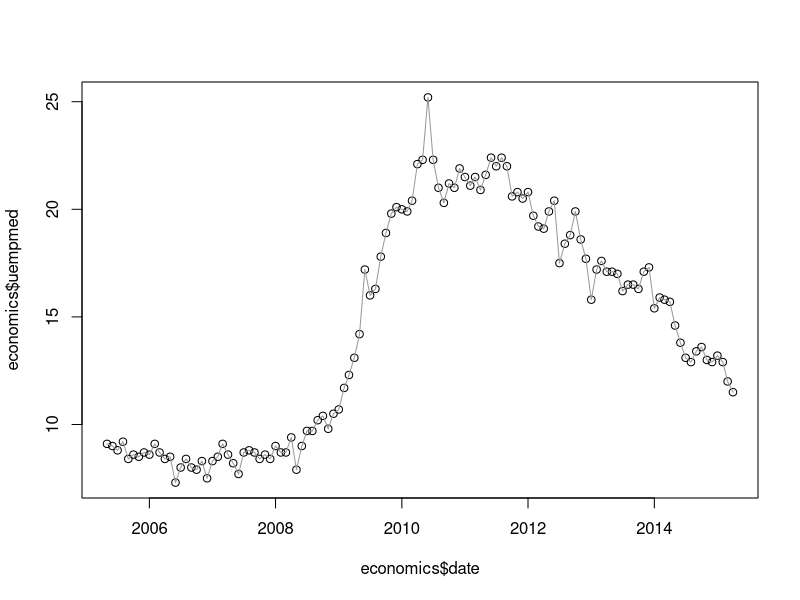
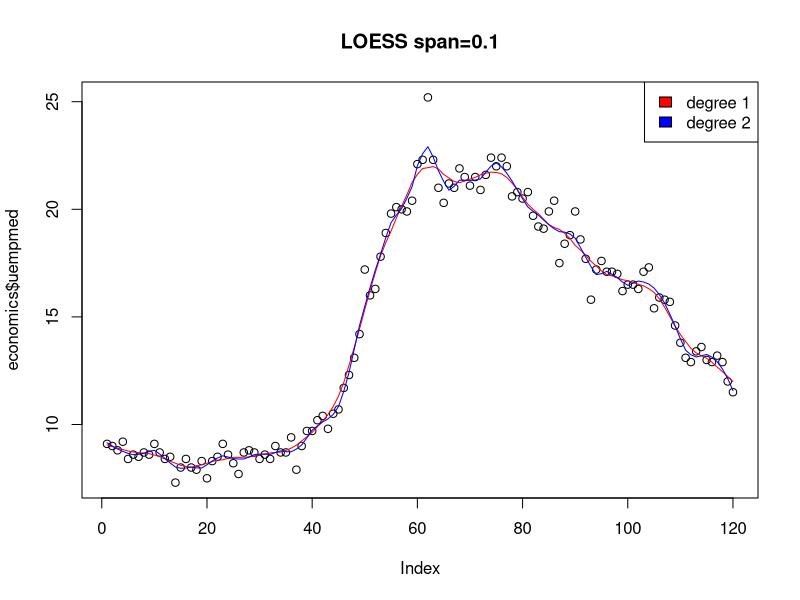
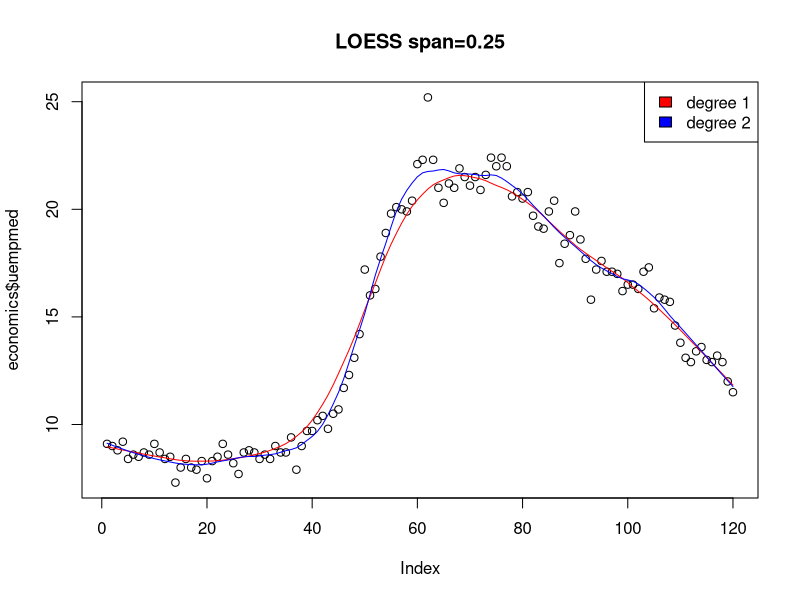
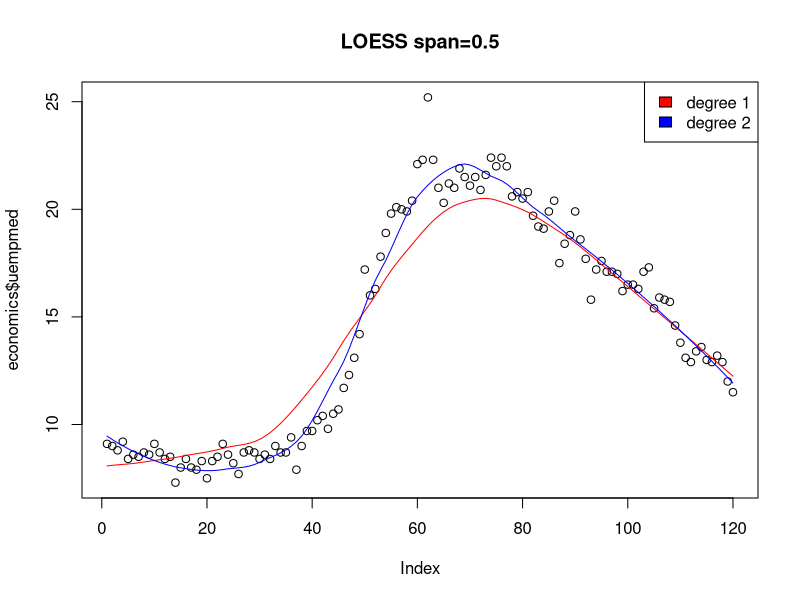
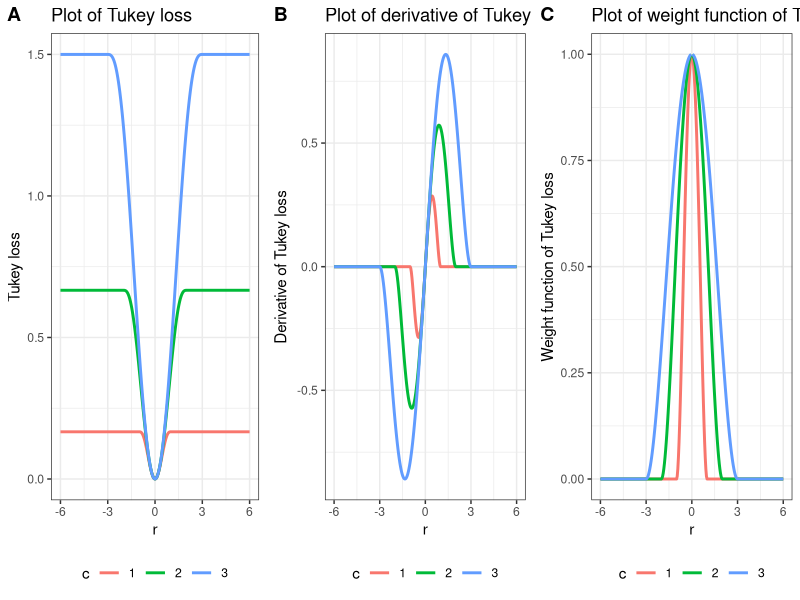
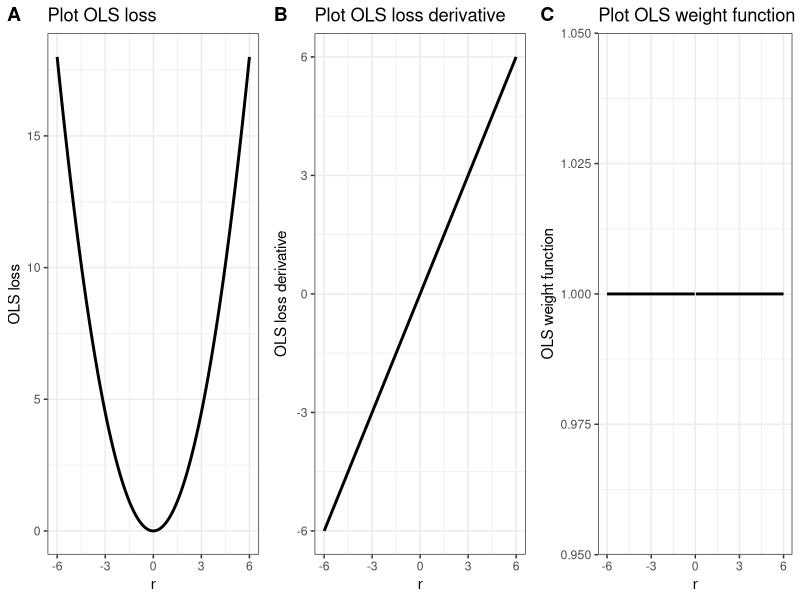
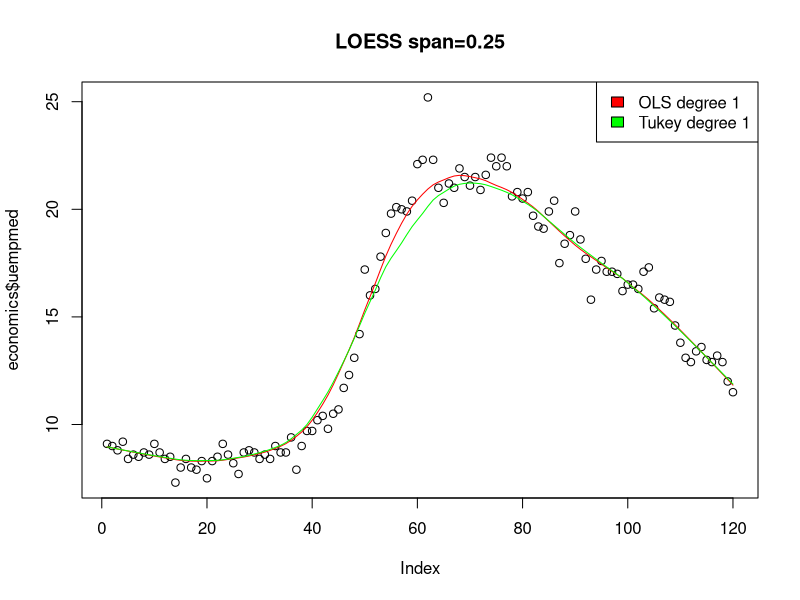
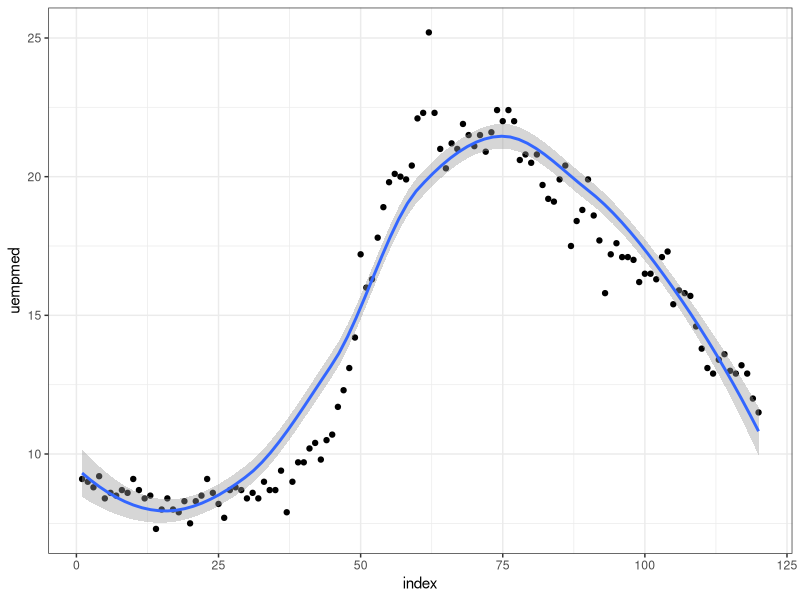

These charts were generated, in order, by the following R code:
## ---- chunk 1
knitr::opts_chunk$set(echo = TRUE)
knitr::opts_chunk$set(warning = FALSE, message = FALSE) # just to clean the pdf files, not recommended in practice!
## ---- chunk 2
library(tidyverse)  # for data manipulation and visualization
library(ggplot2)    # for plots
## ---- chunk 3
data(economics)
help(economics)
head(economics)
dim(economics)
## ---- chunk 4

# first note that 
dim(economics)[1] == nrow(economics)

# subset the data
economics <- economics[(nrow(economics)-119):nrow(economics),]
dim(economics)
plot(economics$date, economics$uempmed)
lines(economics$date, economics$uempmed, col='grey60')

## ---- chunk 5
economics$index <- 1:120
## ---- chunk 6
help(loess)
## ---- chunk 7
loess1_10 <- loess(uempmed ~ index, data = economics, span = 0.1, degree=1) 
loess2_10 <- loess(uempmed ~ index, data = economics, span = 0.1, degree=2) 
plot(economics$uempmed, main="LOESS span=0.1")
lines(predict(loess1_10), col='red')
lines(predict(loess2_10), col='blue')
legend("topright", fill = c("red","blue"), 
       legend = c("degree 1", "degree 2"))

# span=0.25
loess1_25 <- loess(uempmed ~ index, data = economics, span = 0.25, degree=1) 
loess2_25 <- loess(uempmed ~ index, data = economics, span = 0.25, degree=2) 
plot(economics$uempmed, main="LOESS span=0.25")
lines(predict(loess1_25), col='red')
lines(predict(loess2_25), col='blue')
legend("topright", fill = c("red","blue"), 
       legend = c("degree 1", "degree 2"))

# span=0.5
loess1_50 <- loess(uempmed ~ index, data = economics, span = 0.5, degree=1) 
loess2_50 <- loess(uempmed ~ index, data = economics, span = 0.5, degree=2) 
plot(economics$uempmed, main="LOESS span=0.5")
lines(predict(loess1_50), col='red')
lines(predict(loess2_50), col='blue')
legend("topright", fill = c("red","blue"), 
       legend = c("degree 1", "degree 2"))

## ---- chunk 8

library(ggpubr) # to create subpanels within a figure

tukey_loss <- function(r, c) {
  ifelse(abs(r) <= c,
         c^2 / 6 * (1 - (1 - (r / c)^2)^3),
         c^2 / 6)
}
tukey_loss_derivative <- function(r, c) {
  ifelse(abs(r) <= c,
         r * (1 - (r / c)^2)^2,
         0)
}


r <- seq(-6, 6, length.out = 301)
c <- 1:3

# plot of tukey loss
library(ggplot2)
theme_set(theme_bw())
loss_df <- data.frame(
  r = rep(r, times = length(c)),
  loss = unlist(lapply(c, function(x) tukey_loss(r, x))),
  c = rep(c, each = length(r))
)
p1 <- ggplot(loss_df, aes(x = r, y = loss, col = factor(c))) +
  geom_line(size=1) +
  labs(title = "Plot of Tukey loss", y = "Tukey loss",
       col = "c") +
  theme(legend.position = "bottom")

# plot of tukey loss derivative
loss_deriv_df <- data.frame(
  r = rep(r, times = length(c)),
  loss_deriv = unlist(lapply(c, function(x) tukey_loss_derivative(r, x))),
  c = rep(c, each = length(r))
)
p2 <- ggplot(loss_deriv_df, aes(x = r, y = loss_deriv, col = factor(c))) +
  geom_line(size=1) +
  labs(title = "Plot of derivative of Tukey loss", y = "Derivative of Tukey loss",
       col = "c") +
  theme(legend.position = "bottom")

# plot of tukey loss weight function
p3 <- ggplot(loss_deriv_df, aes(x = r, y = loss_deriv/r, col = factor(c))) +
  geom_line(size=1) +
  labs(title = "Plot of weight function of Tukey loss", y = "Weight function of Tukey loss",
       col = "c") +
  theme(legend.position = "bottom")

figure <- ggarrange(p1, p2, p3,
                    labels = c("A", "B", "C"),
                    ncol = 3, nrow = 1)
figure


# compare it with OLS!
p1ols <- ggplot(loss_df, aes(x = r, y = r^2/2)) +
  geom_line(size=1) +
  labs(title = "Plot OLS loss", y = "OLS loss",
       col = "c")

p2ols <- ggplot(loss_df, aes(x = r, y = r)) +
  geom_line(size=1) +
  labs(title = "Plot OLS loss derivative", y = "OLS loss derivative",
       col = "c")

p3ols <- ggplot(loss_df, aes(x = r, y = r/r)) +
  geom_line(size=1) +
  labs(title = "Plot OLS weight function", y = "OLS weight function",
       col = "c")

figure <- ggarrange(p1ols, p2ols,p3ols,
                    labels = c("A", "B", "C"),
                    ncol = 3, nrow = 1)
figure

## ---- chunk 9
# span=0.25
loess1_25sim <- loess(uempmed ~ index, data = economics, span = 0.25, 
                      degree=1, family="symmetric")

# compare it with the default OLS
plot(economics$uempmed, main="LOESS span=0.25")
lines(predict(loess1_25), col='red')
lines(predict(loess1_25sim), col='green',)
legend("topright", fill = c("red","green"), 
       legend = c("OLS degree 1", "Tukey degree 1"))

## ---- chunk 10
economics %>% ggplot(aes(index,uempmed)) + geom_point() + geom_smooth()
## ---- chunk 11
economics %>% ggplot(aes(index,uempmed)) + geom_point() + 
  geom_smooth(method="loess", span=0.15, methods.args = list(degree=1))
## ---- chunk 12
help(ksmooth)
## ---- chunk 13
window <- 3
box_smooth <- ksmooth(economics$index, economics$uempmed, kernel='box', bandwidth = window)
box_smooth
## ---- chunk 14
economics %>% mutate(smooth = box_smooth$y) %>% ggplot(aes(index, uempmed)) + 
  geom_point(size=3, alpha=0.5, color='grey') + geom_line(aes(index, smooth), color='red')
## ---- chunk 15
norm_smooth <- ksmooth(economics$index, economics$uempmed, kernel='normal', bandwidth = window)

economics %>% mutate(smooth = norm_smooth$y) %>% ggplot(aes(index, uempmed)) + 
  geom_point(size=3, alpha=0.5, color='grey') + geom_line(aes(index, smooth), color='red')
## ---- chunk 16
window <- 6 #6 month's time
norm_smooth <- ksmooth(economics$index, economics$uempmed, kernel='normal', 
                       bandwidth = window)

economics %>% mutate(smooth = norm_smooth$y) %>% 
  ggplot(aes(index, uempmed)) + 
  geom_point(size=3, alpha=0.5, color='grey') + 
  geom_line(aes(index, smooth), color='red')

## ---- chunk 17
set.seed(1234)
df <- data.frame(
  sex=factor(rep(c("F", "M"), each=200)),
  weight=round(c(rnorm(200, mean=55, sd=5),
                 rnorm(200, mean=65, sd=5)))
)
head(df)
tail(df)
## ---- chunk 18
ggplot(df, aes(x=weight)) + 
  geom_histogram(aes(y=..density..), colour="black", fill="grey")+
  geom_density(alpha=.2, fill="#FF6666") 
## ---- chunk 19
ggplot(df, aes(x=weight)) + 
  geom_histogram(aes(y=..density..), colour="black", fill="grey")+
  geom_density(alpha=.2, fill="#FF6666", adjust=1/2) 

ggplot(df, aes(x=weight)) + 
  geom_histogram(aes(y=..density..), colour="black", fill="grey")+
  geom_density(alpha=.2, fill="#FF6666", adjust=2) 
